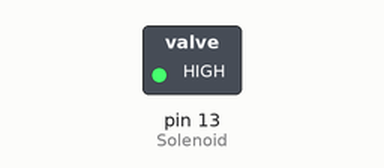
Simulated run of this sketch. Board: Arduino Uno, built with avr-gcc and run on an emulated ATmega328P. Shown: switched loads named in the sketch (green lamp = pin HIGH).

Above: at 0.5 s.
At 2.5 s:
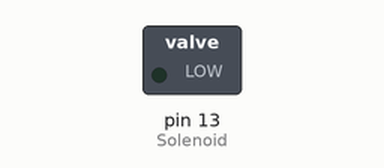
Timing chart, 0 to 5.2 s (numbered marks = the images above):
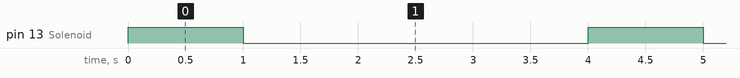

The sketch:

solenoid.ino
```cpp
#define Solenoid 13

void setup() {
  // put your setup code here, to run once:
  pinMode(Solenoid, OUTPUT);
}

void loop() {
  // put your main code here, to run repeatedly:
  digitalWrite(Solenoid, HIGH);
  delay(1000);
  digitalWrite(Solenoid, LOW);
  delay(3000);
}
```

Measured:
- by itself, pin 13 (Solenoid): alternates HIGH for 1.0 s and LOW for 3.0 s
